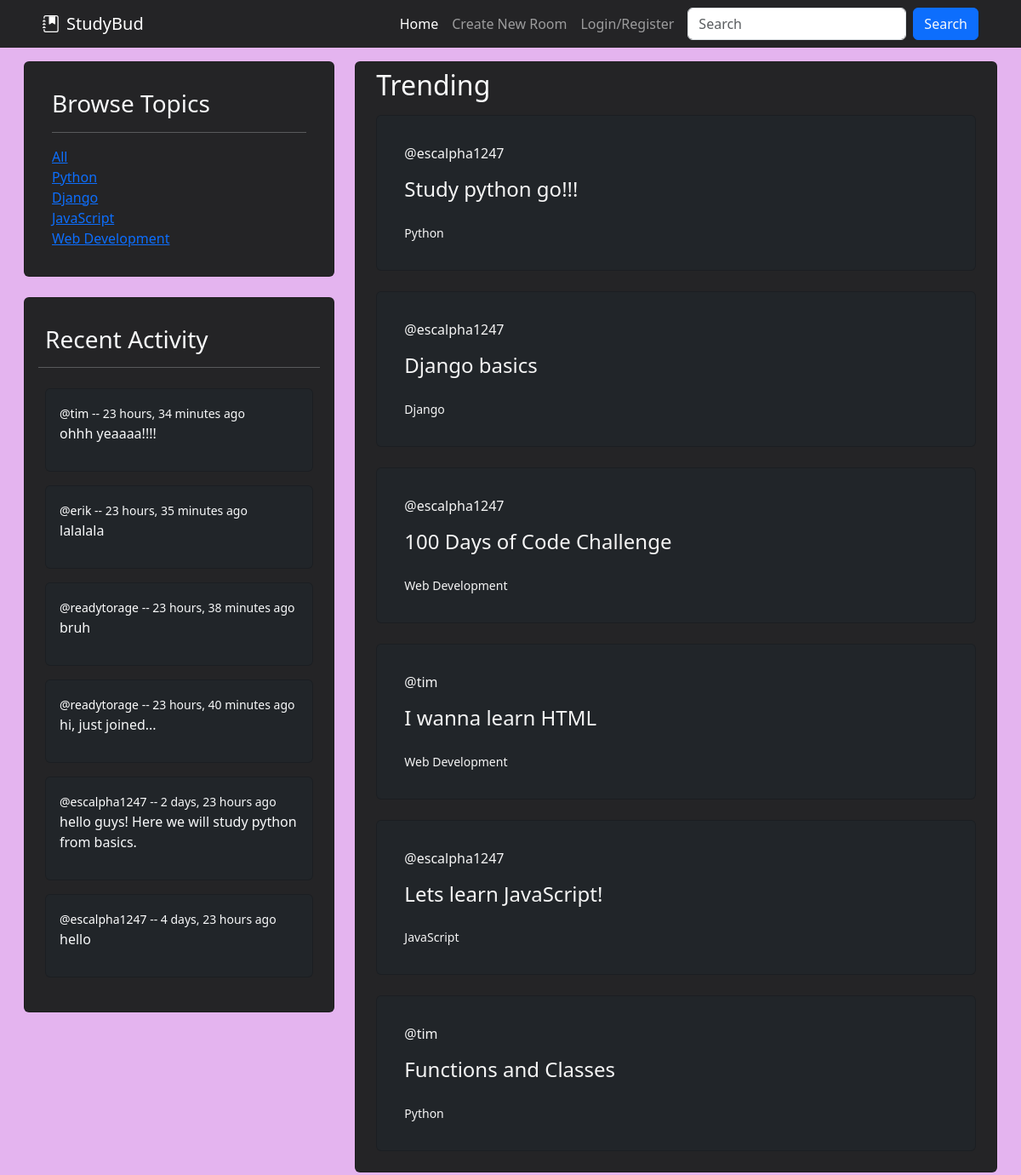
Before: / with the older database file.
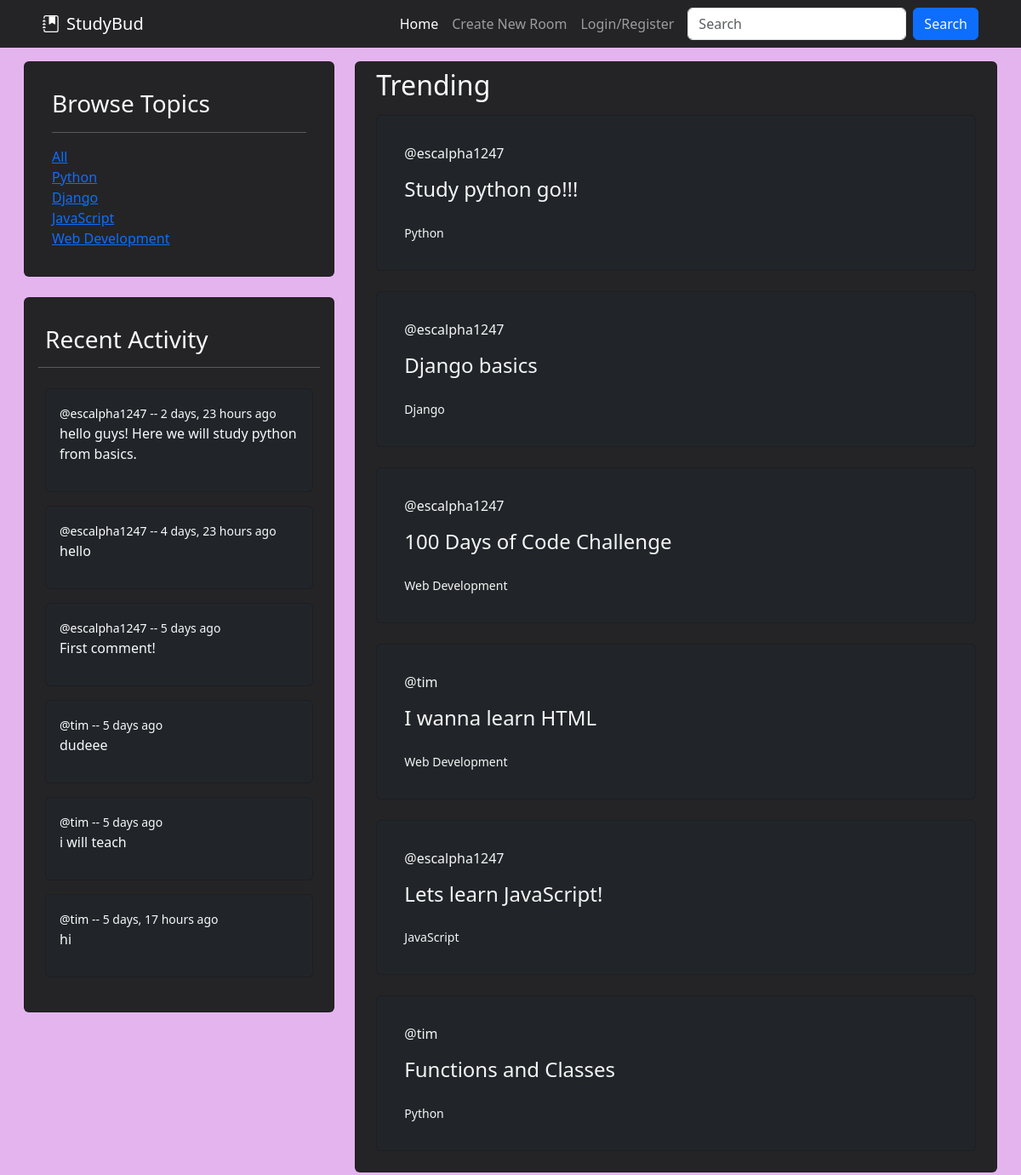
After: the same page with the newer database file.
### base/models.py (models this page shows, shortened)
class Topic(models.Model):
    name = models.CharField(max_length=200)

class Message(models.Model):
    user = models.ForeignKey(User, on_delete=models.CASCADE)
    room = models.ForeignKey(Room, on_delete=models.CASCADE) # This will delete all messages in a room after the room is deleted.
    body = models.TextField() # required
    updated = models.DateTimeField(auto_now=True) # takes snapshot everytime its saved
    created = models.DateTimeField(auto_now_add=True) # only takes snapshot when saved first time
    class Meta:
        ordering = ['-updated', '-created']
    def __str__(self):
        return self.body[0:50] # we want only first 50 messages for preview

class Room(models.Model):
    host = models.ForeignKey(User, on_delete=models.SET_NULL, null=True)
    topic = models.ForeignKey(Topic, on_delete=models.SET_NULL, null=True)
    name = models.CharField(max_length=200)
    description = models.TextField(null=True, blank=True) # Null is allowed, by default is false!
    participants = models.ManyToManyField(User, related_name='participants', blank=True)
    updated = models.DateTimeField(auto_now=True) # takes snapshot everytime its saved
    created = models.DateTimeField(auto_now_add=True) # only takes snapshot when saved first time
    class Meta:
        ordering = ['-updated', '-created'] # '-' sign makes newer one come at top

### base/views.py (the view)
# urls.py: path('', views.home, name="home"),
def home(request):
    q = request.GET.get('q') if request.GET.get('q') != None else ''
    rooms = Room.objects.filter(
        Q(topic__name__icontains=q) |
        Q(name__icontains=q) |
        Q(host__username__icontains=q) |
        Q(description__icontains=q)
    )
    topics = Topic.objects.all()
    room_messages = Message.objects.filter(Q(room__name__icontains=q))[:6]
    room_count = rooms.count()
    context = {'rooms': rooms, 'topics':topics, 'room_count':room_count, 'room_messages':room_messages}
    return render(request, 'base/home.html', context)

### base/templates/base/home.html (shortened to what this page needs)
{% extends 'main.html' %}
{% block content %}
<section class="container-fluid text-light" style="width: 100%;">
    <div class="row p-3">
        <div name="sidebar" class="container col-sm-4">
            {% include 'base/topics_comp.html' %}
            {% include 'base/activity_comp.html' %}
        </div>
        <div class="container col-sm-8">
            <div class="card" style="background-color: #242426;width: 3fr">
                <h2 class="text-light px-4 py-2">Trending</h2>
                {% include 'base/feed_comp.html' %}
            </div>
        </div>
    </div>
</section>
{% endblock content %}

### base/templates/base/topics_comp.html
<div class="container px-0 pb-4">
    <div class="card container text-light p-3" style="background-color: #242426;width: 1fr;">
        <div class="card-body">
            <h3 class="card-title">Browse Topics</h3>
            <hr />
            <div class="card-link">
                <a href="?q=">All</a>
            </div>
            {% for topic in topics %}
            <div class="card-link ms-auto">
                <a href="?q={{topic.name}}">{{ topic.name }}</a>
            </div>
            {% endfor %}
        </div>
    </div>
</div>

### base/templates/base/activity_comp.html (shortened to what this page needs)
<div class="container px-0 pb-4" style="width: 1fr;">
    <div class="card container text-light p-3" style="background-color: #242426;">
        <div class="card-body px-0">
            <h3 class="card-title px-2">Recent Activity</h3>
            <hr />
            {% for message in room_messages %}
                <div class="container-fluid p-2">
                    <div class="card bg-dark text-light">
                        <div class="card-body">
                            <small class="card-link"><a href="{% url 'profile' message.user.id %}" class="links">@{{message.user}}</a> -- {{message.created|timesince}} ago</small>
                            <p>{{message}}</p>
                        </div>
                    </div>
                </div>
            {% endfor %}
        </div>
    </div>
</div>

### base/templates/base/feed_comp.html (shortened to what this page needs)
<div class="row px-4">
    {% for room in rooms %}
    <div class="container pb-4">
        <div class="card bg-dark text-light p-3">
            <div class="card-body">
                <span class="card-link"><a style="color: whitesmoke; text-decoration: none;" href="{% url 'profile' room.host.id %}">@{{ room.host.username }}</a></span>
                <h4 class="card-title py-3">
                    <a href="{% url 'room' room.id %}" style="color: whitesmoke; text-decoration: none;" class="">{{ room.name }}</a>
                </h4>
                <small class="card-subtitle card-link mb-2 text-light"><a style="color: whitesmoke; text-decoration: none;" href="{% url 'home' %}?q={{room.topic.name}}">{{ room.topic.name }}</a></small>
            </div>
        </div>
    </div>
    {% endfor %}
</div>

Changed rows visible on the page:
removed Message: user "tim", created "23 hours, 34 minutes", body "ohhh yeaaaa!!!!"
removed Message: user "erik", created "23 hours, 35 minutes", body "lalalala"
removed Message: user "readytorage", created "23 hours, 38 minutes", body "bruh"
removed Message: user "readytorage", created "23 hours, 40 minutes", body "hi, just joined..."
now on this page (row unchanged): Message: user "escalpha1247", created "5 days", body "First comment!"
now on this page (row unchanged): Message: user "tim", created "5 days", body "dudeee"
now on this page (row unchanged): Message: user "tim", created "5 days", body "i will teach"
now on this page (row unchanged): Message: user "tim", created "5 days, 17 hours", body "hi"
